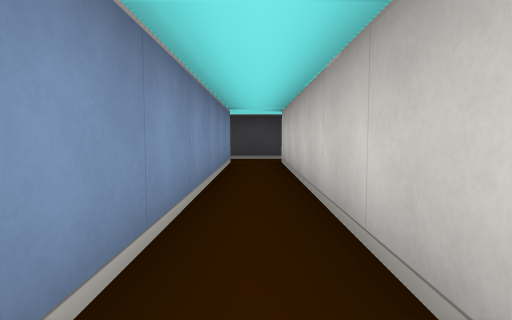
[1] (above)

13 first-person views from a walk through a cub3D ray-caster map. The camera is about half as high as the walls, tilts 4° down and sees 75° across. The floor is counted in squares. Each view is taken from the middle of a square. On the plan, view 1 faces up. The plan holds only what a view shows up to about 9 squares ahead; the rest is blank.

[2]
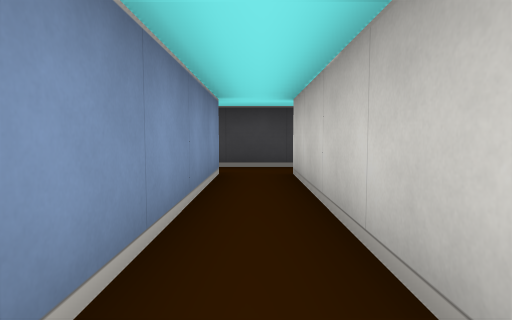

[3]
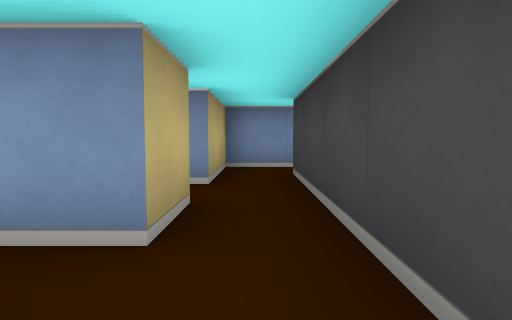

[4]
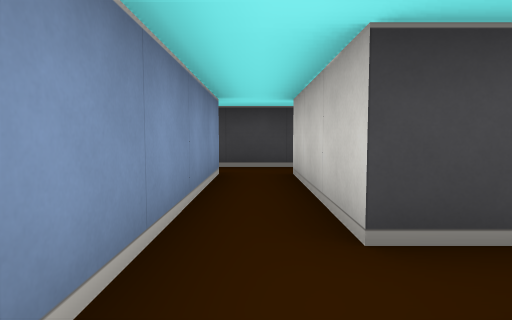

[5]
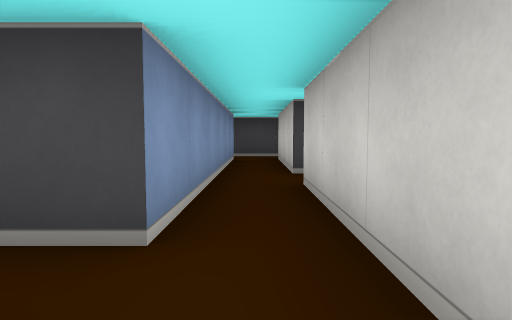

[6]
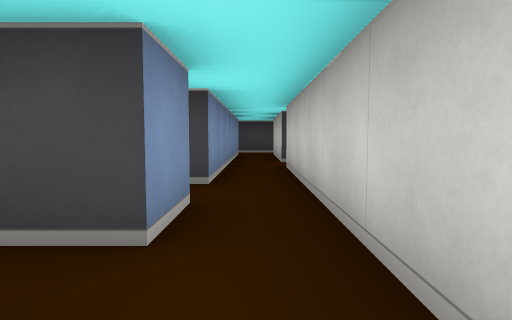

[7]
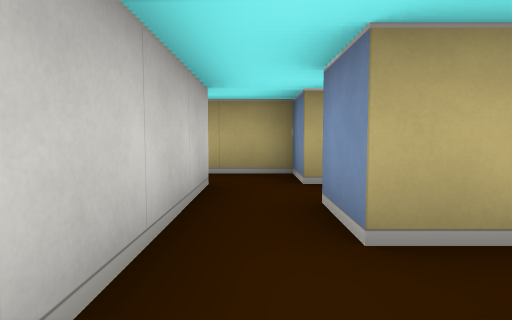

[8]
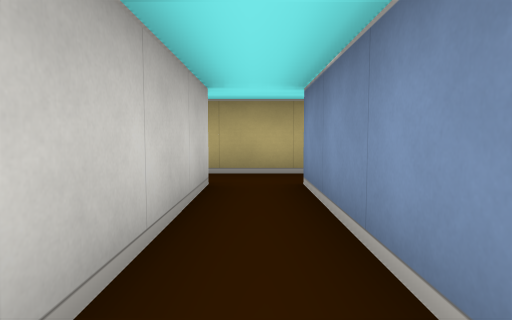

[9]
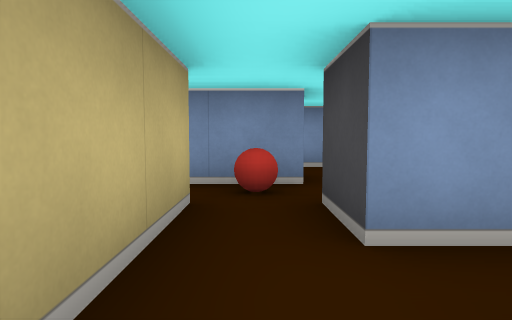

[10]
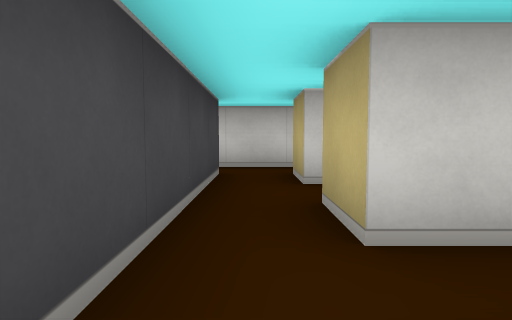

[11]
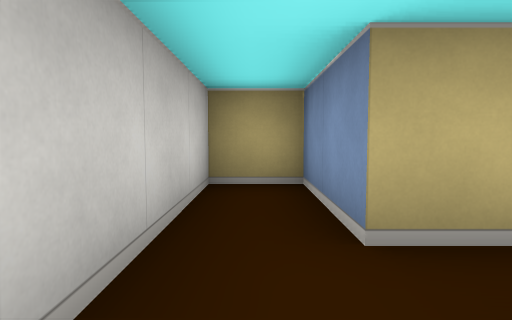

[12]
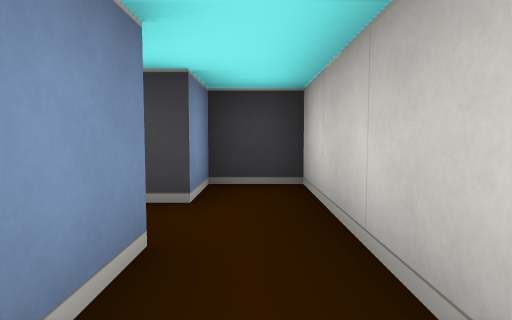

[13]
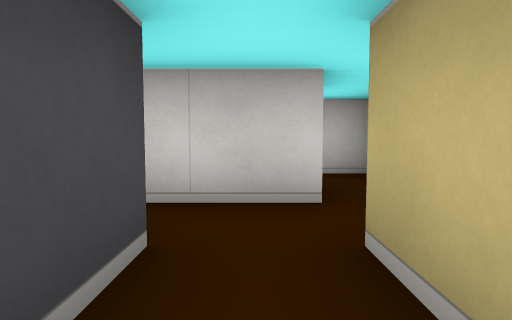

### Floor plan
Points are (right, up) in squares from view 1. A wall is a line through its corners. A room is listed if a view was taken in it or the views show most of it. See-through windows are left out.
Room 1 (views 1, 2, 8, 9)
walls: (1.5, 0.5) (0.5, 0.5) (0.5, 6.5); (-2.5, 0.6) (-2.5, -0.8); (-1.5, -0.5) (1.5, -0.5); (-0.5, 6.5) (-0.5, 0.5) (-1.5, 0.5)
ways out: opening at (1, 0) to room 3; opening at (0, 6) to room 5
objects: ball (-2, 0)
Room 2 (view 3)
walls: (1.5, 6.5) (1.5, 2.5); (3.2, 3.5) (2.5, 3.5) (2.5, 6.5) (3.5, 6.5); (3.5, 7.5) (1.5, 7.5)
ways out: opening at (2, 1.5) to room 3; opening at (1, 7) to room 5; opening at (3, 7) to room 6; opening at (3, 3)
Room 3 (views 4, 7)
walls: (2.5, -0.4) (2.5, 2.5); (1.5, 2.5) (1.5, 0.5)
ways out: opening at (1, 0) to room 1; opening at (2, 1.5) to room 2; opening at (2, -1) to room 4
Room 4 (views 5, 6)
walls: (1.5, -2.5) (1.5, -3.5) (2.8, -3.5); (2.5, -2.6) (2.5, -0.4); (1.5, -0.5) (1.5, -1.5)
ways out: opening at (2, -1) to room 3; opening at (1, -2) to room 7; opening at (3, -3)
Room 5 (view 10)
walls: (0.5, 6.5) (1.5, 6.5); (-2.5, 7.6) (-2.5, 6.5) (-0.5, 6.5); (1.5, 7.5) (-1.5, 7.5)
ways out: opening at (0, 6) to room 1; opening at (1, 7) to room 2
Room 6 (views 11, 12)
walls: (3.5, 6.5) (3.5, 4.5) (4.5, 4.5) (4.5, 8.5) (3.5, 8.5) (3.5, 7.5)
ways out: opening at (3, 7) to room 2
Room 7 (view 13)
walls: (0.6, -2.5) (1.5, -2.5); (1.5, -1.5) (0.6, -1.5)
ways out: opening at (1, -2) to room 4

Positions as (right, up) in squares from view 1, and headings:
1: (0, 0), facing up
2: (0, 2), facing up
3: (3, 7), facing left
4: (2, 2), facing up
5: (2, -1), facing up
6: (2, -3), facing up
7: (2, 1), facing down
8: (0, 4), facing down
9: (1, 0), facing left
10: (-1, 7), facing right
11: (4, 8), facing down
12: (4, 5), facing up
13: (0, -2), facing right
